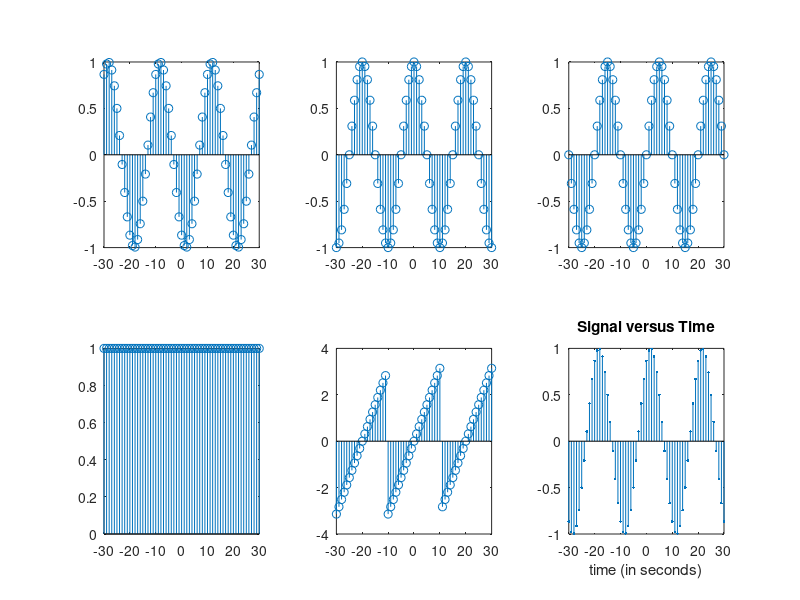
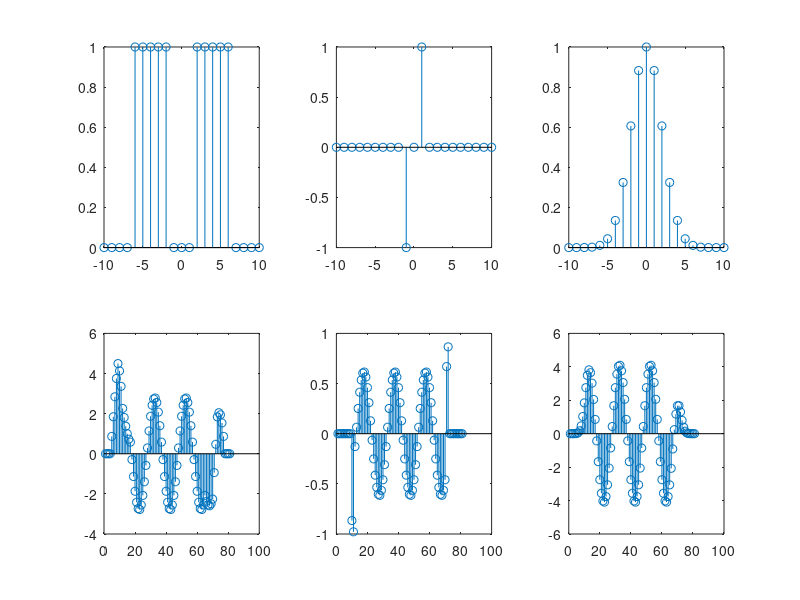

Write MATLAB code to recreate these figures, in order.
  
   t = (-30:30)';     
   Fc = 3;                     
   phi = 4 * pi / 3;
   x1 = sin(2*pi*Fc*t / 60 + phi);
   x2 = exp(1i*2*pi*Fc*t / 60);
   x3 = sqrt(3)/2 * real(x2) + 1/2 * imag(x2);
   figure;
   subplot(2,3,1)
   stem(t,x1)
   subplot(2,3,2)
   stem(t,real(x2))
   subplot(2,3,3)
   stem(t,imag(x2))
   subplot(2,3,4)
   stem(t,abs(x2))
   subplot(2,3,5)
   stem(t, angle(x2))
   subplot(2,3,6)
   stem(t,x3,".")
   xlabel('time (in seconds)');
   title('Signal versus Time');
   zoom xon;
   
   m = (-10:10)';
   theta = 2;
   h1 = zeros(size(m));
   h1(abs(m)>=2 & abs(m)<=6) = 1;
   h2 = zeros(size(m));
   h2(m == 1) = 1;
   h2(m == -1) = -1;
   h3 = zeros(size(m));
   h3 = exp(-m.^2 / (2*(theta^2)));
   y11 = conv(x1,h1);
   y12 = conv(x1,h2);
   y13 = conv(x1,h3);
   figure;
   subplot(2,3,1)
   stem(m,h1)
   subplot(2,3,2)
   stem(m,h2)
   subplot(2,3,3)
   stem(m,h3)
   subplot(2,3,4)
   stem(y11)
   subplot(2,3,5)
   stem(y12)
   subplot(2,3,6)
   stem(y13)